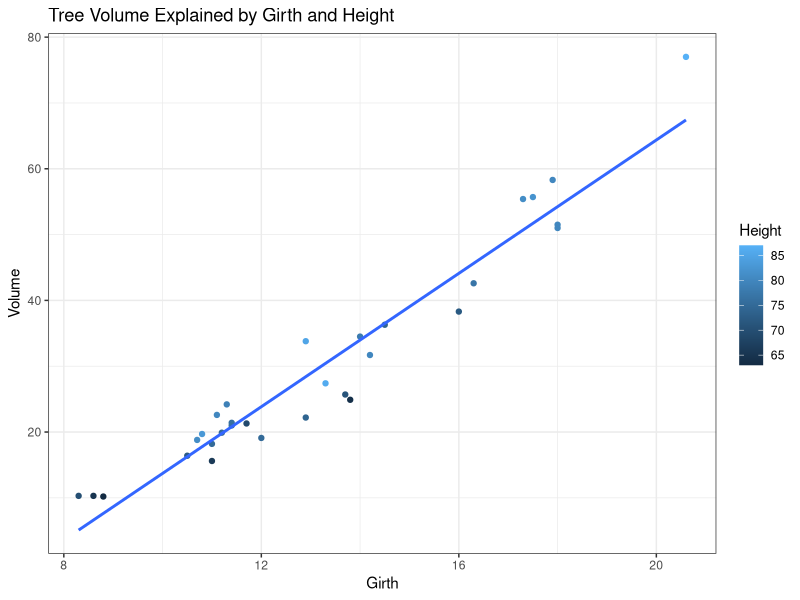
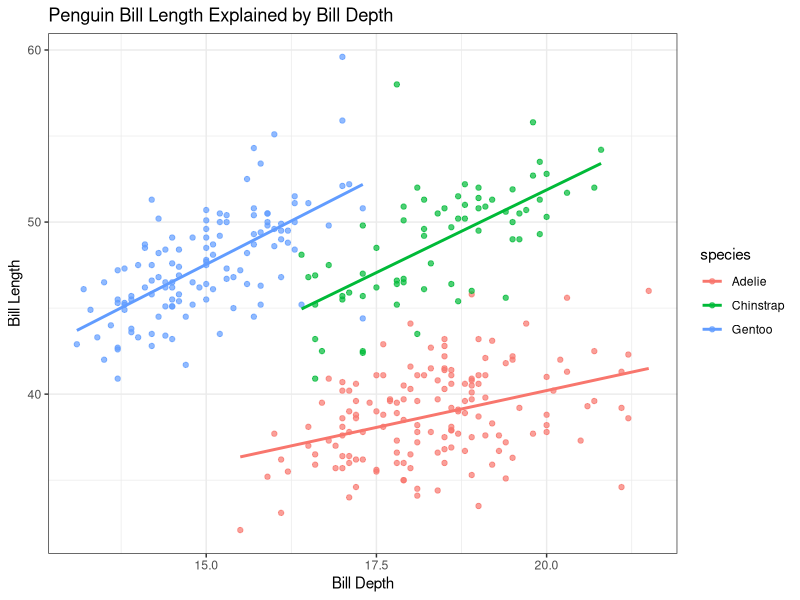

Write R code to recreate these figures, in order.
## ---- chunk 1
library(ggplot2)

data(trees)

trees |>
  ggplot(aes(Girth, Volume, color = Height)) +
  geom_point() +
  geom_smooth(method = "lm", se = FALSE) +
  theme_bw() +
  labs(
    title = "Tree Volume Explained by Girth and Height",
    x = "Girth",
    y = "Volume",
    color = "Height"
  )
## ---- chunk 2
model <- lm(Volume ~ Girth + Height, data = trees)

summary(model)
## ---- chunk 3
library(palmerpenguins)

penguins |>
  ggplot(aes(bill_depth_mm, bill_length_mm)) +
  geom_point(aes(color = species), alpha = 0.7) +
  geom_smooth(
    aes(color = species),
    method = "lm",
    se = FALSE
  ) +
  theme_bw() +
  labs(
    title = "Penguin Bill Length Explained by Bill Depth",
    x = "Bill Depth",
    y = "Bill Length"
  )
## ---- chunk 4
model2 <- lm(
  bill_length_mm ~ bill_depth_mm + species,
  data = penguins
)

summary(model2)
